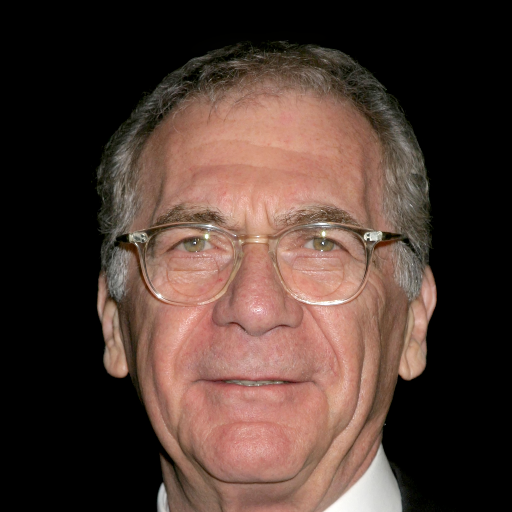
#> input picture 1.png, 512 x 512 px
$ python input_parser_migan.py
#> lines starting #> are read from the running program, lines starting #| are printed output that depends on the picture; after the words box and inside, x2 and y2 are one past the last pixel; in counts of white or black regions, pixels touching at a corner belong together
import sys
import numpy as np
from PIL import Image


def prepare_inputs(image_path: str, mask_path: str) -> None:
    # 1. Load and resize
#> called with image_path = '1.png', mask_path = '1_mask.png'
    img = Image.open(image_path).convert("RGB").resize((512, 512))
#> img is the input picture: PIL image 512x512 RGB; mean R, G, B 78.1, 57.9, 50.1
    mask = Image.open(mask_path).convert("L").resize((512, 512))
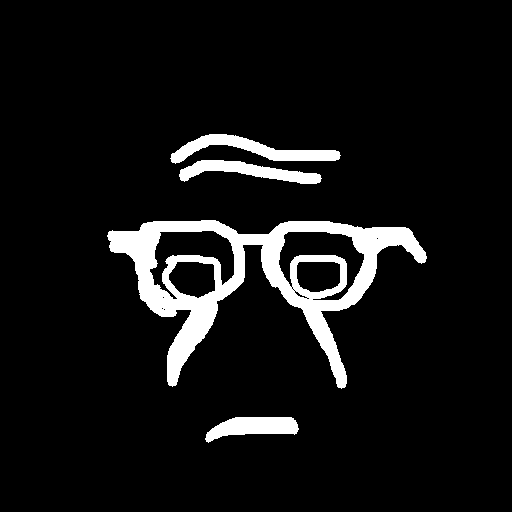
#> input picture 1_mask.png, 512 x 512 px
#> mask is the input picture: PIL image 512x512 L; 7.7% white; 4 white regions, box (x1, y1, x2, y2) and area: (107, 220, 427, 389) 15066, (170, 134, 341, 164) 1948, (179, 160, 322, 184) 1598, (205, 417, 299, 443) 1462

    # 2. Binarize & invert mask (0 = hole, 1 = keep)
    mask_np = (np.array(mask) >= 200).astype(np.float32)  # (512, 512)
    mask_np = 1.0 - mask_np

    # 3. Normalize image to [-1, 1]
    img_np = (
        np.array(img, dtype=np.float32) * 2.0 / 255.0 - 1.0
    )  # (512, 512, 3)

    # 4. Zero out the hole area
    img_np = img_np * mask_np[..., np.newaxis]
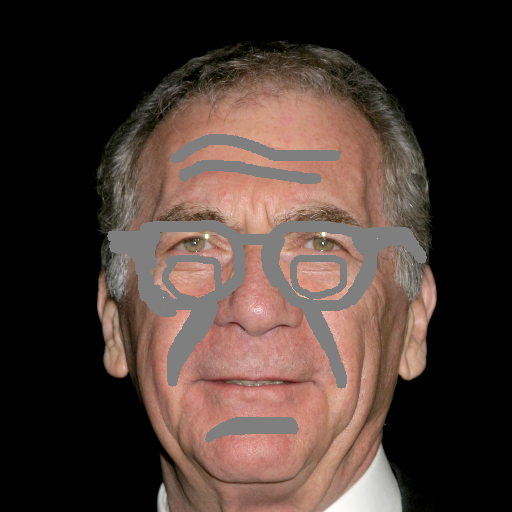
#> img_np: shape (512, 512, 3) float32; mean R, G, B -0.415, -0.545, -0.596; drawn with min black and max white

    # 5. Convert to NCHW format
    img_np = np.transpose(img_np, (2, 0, 1))  # (3, 512, 512)
    mask_np = mask_np[np.newaxis, ...]  # (1, 512, 512)

    # 6. Add batch dimension
    img_np = img_np[np.newaxis, ...].astype(np.float32)  # (1, 3, 512, 512)
    mask_np = mask_np[np.newaxis, ...].astype(np.float32)  # (1, 1, 512, 512)

    # 7. Save raw binary
    img_np.tofile("image.raw")
    mask_np.tofile("mask.raw")
    print("Saved 'image.raw' and 'mask.raw'")


if __name__ == "__main__":
    img_arg = sys.argv[1] if len(sys.argv) > 1 else "1.png"
    mask_arg = sys.argv[2] if len(sys.argv) > 2 else "1_mask.png"

    prepare_inputs(img_arg, mask_arg)
